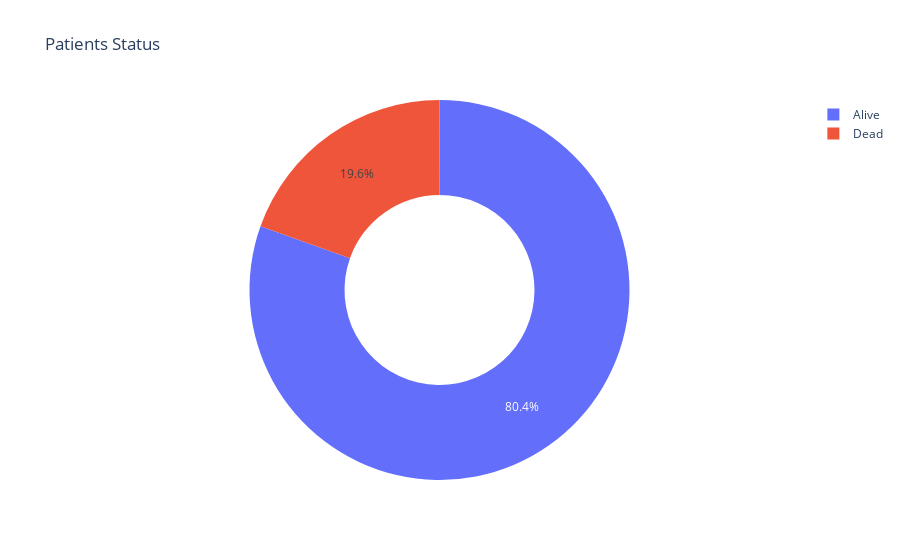

Notebook code for this chart:
### Code cell
#Surgery_type
status = data["Patient_Status"].value_counts()
trans_status = status.index
quant_status =status.values

figure = px.pie(data, 
                values = quant_status,
                names = trans_status,
                hole =0.5,  
                title = "Patients Status")
figure.show()

### Figure 1 — Plotly figure (JSON) as saved in the notebook; plotly's stock layout.template omitted (floating-point values rounded to 4 significant figures)
{"data": [{"domain": {"x": [0, 1], "y": [0, 1]}, "hole": 0.5, "hovertemplate": "label=%{label}<br>value=%{value}<extra></extra>", "labels": ["Alive", "Dead"], "legendgroup": "", "name": "", "showlegend": true, "type": "pie", "values": [255, 62]}], "layout": {"legend": {"tracegroupgap": 0}, "title": {"text": "Patients Status"}}}
